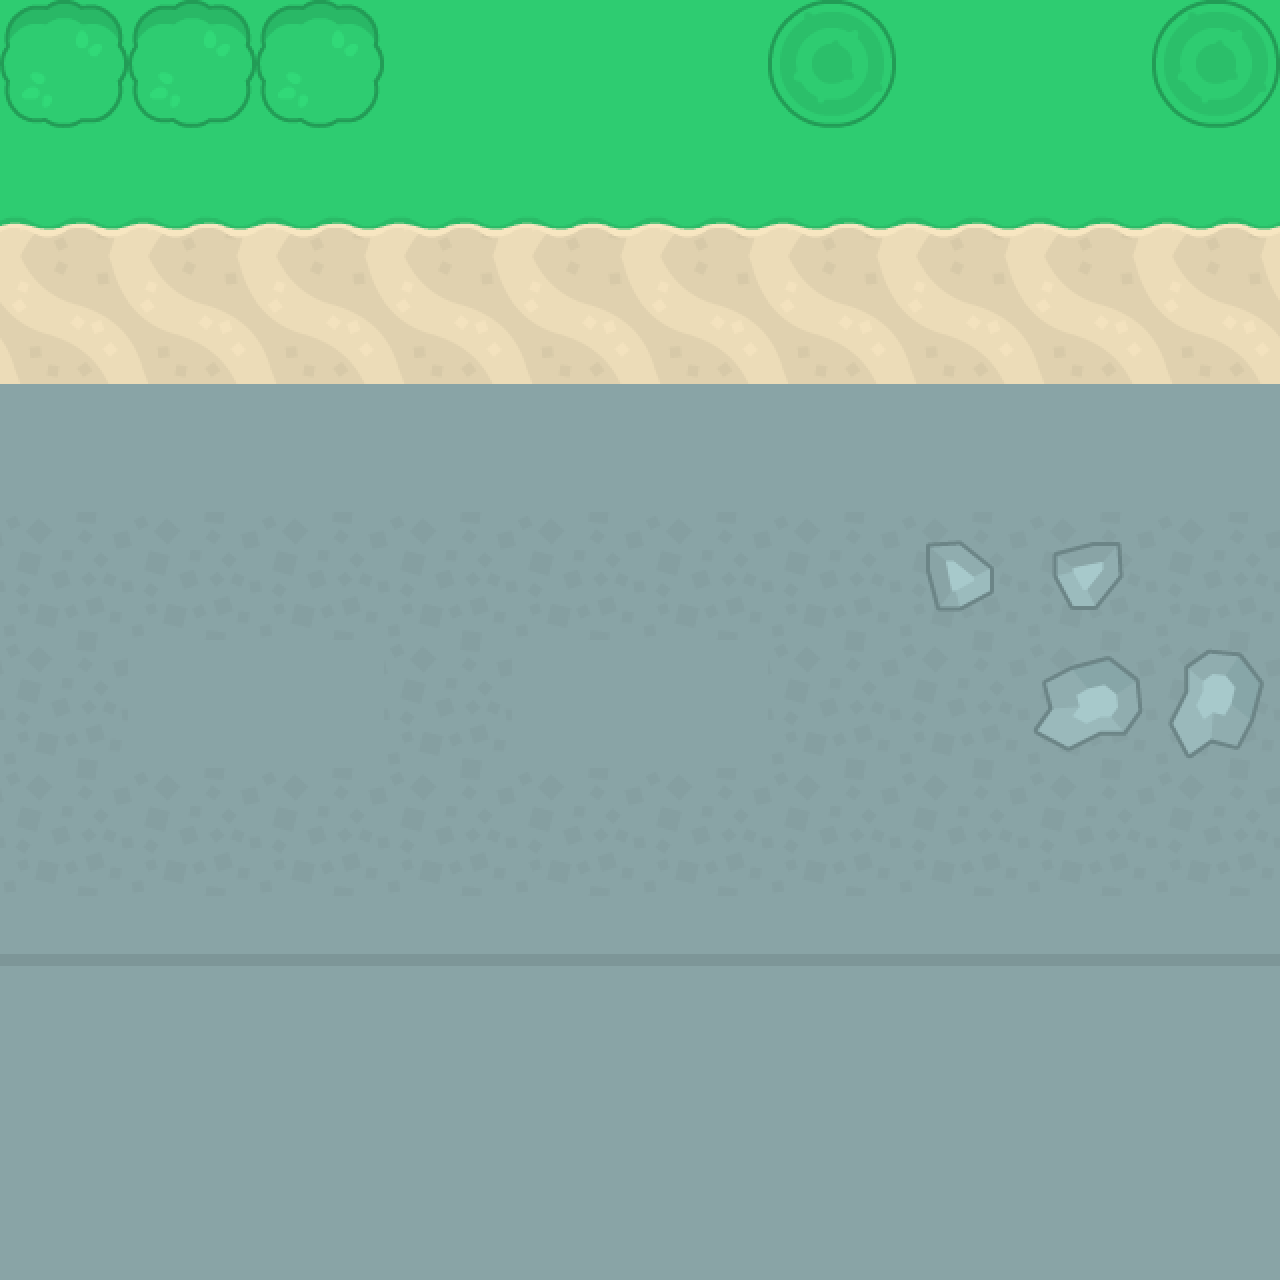

This game map was drawn from its Tiled (.tmx) file and the tilesets committed beside it. A one-line description and the full map source follow:
An orthogonal 10x10 tile map with 128x128 px tiles, 2 tile layers (ground, plants and rocks).

<map version="1.10" tiledversion="1.10.2" orientation="orthogonal" renderorder="right-down" width="10" height="10" tilewidth="128" tileheight="128" infinite="0" nextlayerid="3" nextobjectid="1">
 <tileset firstgid="1" source="military_base_tile.tsx" />
 <layer id="1" name="ground" width="10" height="10">
  <data encoding="csv">
120,120,120,120,120,120,120,120,120,120,
76,76,76,76,76,76,76,76,76,76,
1073742066,1073742066,1073742066,1073742066,1073742066,1073742066,1073742066,1073742066,1073742066,1073742066,
258,258,258,258,258,258,258,258,258,258,
173,173,173,173,173,173,173,173,173,173,
173,279,279,173,279,279,173,173,173,173,
173,173,173,173,173,173,173,173,173,173,
225,225,225,225,225,225,225,225,225,225,
1073742102,1073742102,1073742102,1073742102,1073742102,1073742102,1073742102,1073742102,1073742102,1073742102,
1073742102,1073742102,1073742102,1073742102,1073742102,1073742102,1073742102,1073742102,1073742102,1073742102
</data>
 </layer>
 <layer id="2" name="plants and rocks" width="10" height="10">
  <data encoding="csv">
1073741955,1073741955,1073741955,0,0,0,1073741958,0,0,1073741958,
0,0,0,0,0,0,0,0,0,0,
0,0,0,0,0,0,0,0,0,0,
0,0,0,0,0,0,0,0,0,0,
0,0,0,0,0,0,0,3758096520,1073741960,0,
0,278,278,0,278,278,0,0,1073741961,1610612873,
0,0,0,0,0,0,0,0,0,0,
0,0,0,0,0,0,0,0,0,0,
0,0,0,0,0,0,0,0,0,0,
0,0,0,0,0,0,0,0,0,0
</data>
 </layer>
</map>
